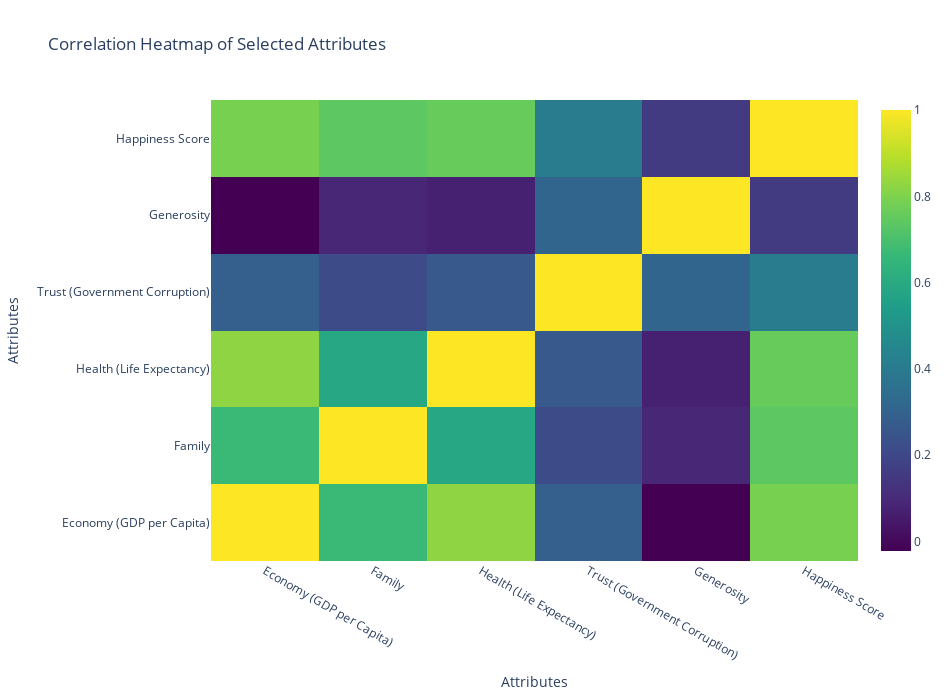

Here is the notebook cell this chart was saved with:
### Code cell
# 2. Find the correlation between the attributes
corr_matrix = sub_df.corr() # Create a heatmap

fig2 = go.Figure(data=go.Heatmap( z=corr_matrix.values,
                                 x=corr_matrix.columns, 
                                 y=corr_matrix.index, 
                                 colorscale='Viridis' )) 
# Update layout
fig2.update_layout( title='Correlation Heatmap of Selected Attributes',
                   xaxis_title='Attributes', 
                   yaxis_title='Attributes',
                  
                   width=950, height=700 ) 
# Show the heatmap 
fig2.show()

### Figure 1 — Plotly figure (JSON) as saved in the notebook; plotly's stock layout.template omitted (floating-point values rounded to 4 significant figures)
{"data": [{"colorscale": [[0, "#440154"], [0.1111, "#482878"], [0.2222, "#3e4989"], [0.3333, "#31688e"], [0.4444, "#26828e"], [0.5556, "#1f9e89"], [0.6667, "#35b779"], [0.7778, "#6ece58"], [0.8889, "#b5de2b"], [1, "#fde725"]], "type": "heatmap", "x": ["Economy (GDP per Capita)", "Family", "Health (Life Expectancy)", "Trust (Government Corruption)", "Generosity", "Happiness Score"], "y": ["Economy (GDP per Capita)", "Family", "Health (Life Expectancy)", "Trust (Government Corruption)", "Generosity", "Happiness Score"], "z": [[1, 0.669, 0.8257, 0.2861, -0.02207, 0.7896], [0.669, 1, 0.5862, 0.2136, 0.08963, 0.7393], [0.8257, 0.5862, 1, 0.2619, 0.06976, 0.7595], [0.2861, 0.2136, 0.2619, 1, 0.3059, 0.402], [-0.02207, 0.08963, 0.06976, 0.3059, 1, 0.1568], [0.7896, 0.7393, 0.7595, 0.402, 0.1568, 1]]}], "layout": {"height": 700, "title": {"text": "Correlation Heatmap of Selected Attributes"}, "width": 950, "xaxis": {"title": {"text": "Attributes"}}, "yaxis": {"title": {"text": "Attributes"}}}}
